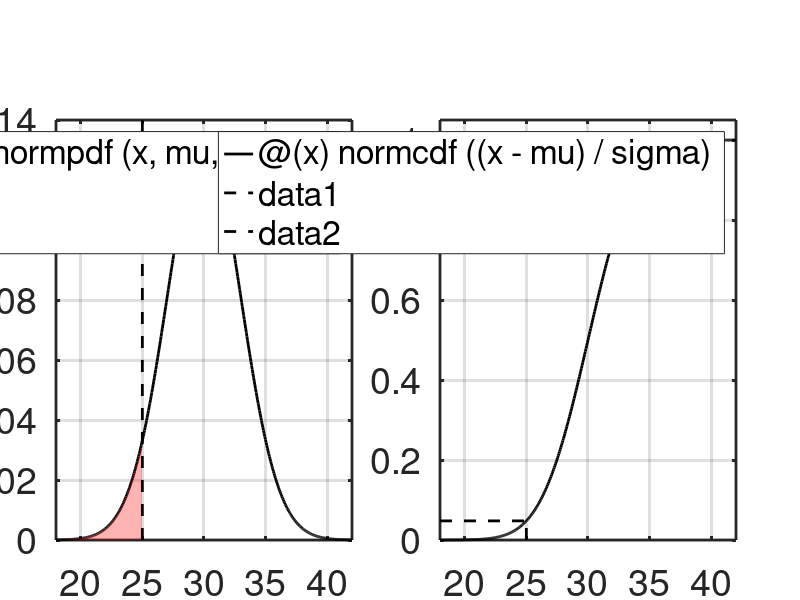

Recreate this plot in MATLAB.
%This code plots the CDF
%for normal distribution
clc; clear; close all;
set(0,'defaultaxesfontsize',27)
mu=30;sigma=3; %mean & St. dev.(MPa)
x=25;%Strength value to check (MPa)
z = (x - mu) / sigma; %z-score
probab= normcdf(z);% probability
% Display the probability
fprintf(['The probability that ' ...
'compressive strength is less' ...
'than 25 MPa = %.4f\n'],probab);
subplot('position',[0.07 .1 .37 .7]);
fplot(@(x) normpdf(x, mu, sigma), ...
[mu-4*sigma,mu+4*sigma],'k','LineWidth',2);
hold on; grid on;
% Shade area to the left of x = 25
x_fill=linspace(mu - 4*sigma, x,100); 
y_fill = normpdf(x_fill, mu, sigma); 
fill([x_fill, x], [y_fill, 0], 'r', ...
'FaceAlpha', 0.3, 'EdgeColor', 'none'); 
% Add a vertical line at x = 25
line([x x],[0 10],'Color','k', ...
'LineStyle','--','linewidth',2);
set(gca,'linewidth',2); ylim([0 0.14])
%%%%%%%%%%%%%%%%%%%%%%%%
% Add CDF plot to the right
subplot('position',[.55 .1 .37 .7]); 
fplot(@(x) normcdf((x - mu)/sigma), ...
[mu-4*sigma,mu+4*sigma],'k','LineWidth',2);
hold on; grid on;
line([x x], [0 probab],'Color','k', ...
'LineStyle', '--', 'LineWidth', 2.0);
line([mu-4*sigma x], [probab probab], ...
'Color','k','LineStyle','--','LineWidth',2);
set(gca, 'linewidth', 2); ylim([0 1.05]);
% end of M - file
